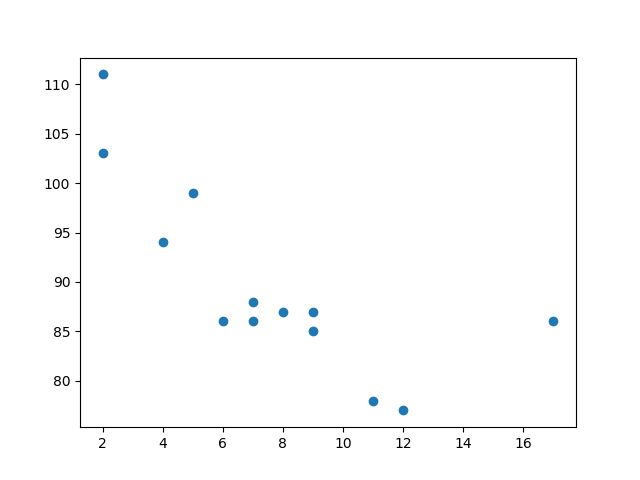

The Python source for this figure:
import matplotlib.pyplot as plt
import numpy as np

x = [5, 7, 8, 7, 2, 17, 2, 9, 4, 11, 12, 9, 6]

y = [99, 86, 87, 88, 111, 86, 103, 87, 94, 78, 77, 85, 86]
plt.scatter(x, y)

plt.savefig("scatter_plot.png")


x2 = np.random.normal(5.0, 1.0, 1000)
y2 = np.random.normal(10.0, 2.0, 1000)
plt.scatter(x2, y2)

plt.savefig("scatter_plot_normal.png")